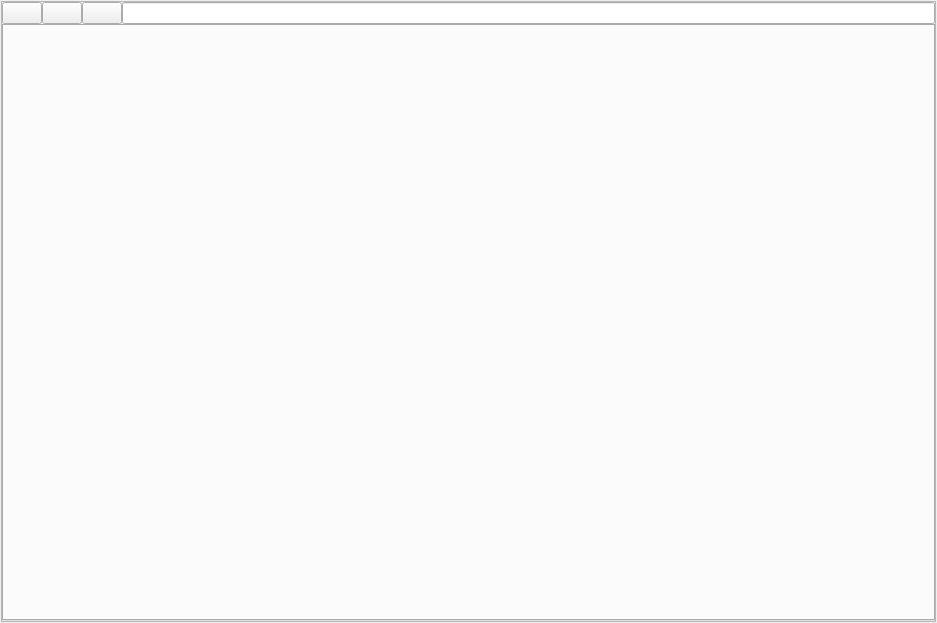
<?xml version="1.0" encoding="UTF-8"?>
<ui version="4.0">
 <class>MainWindow</class>
 <widget class="QMainWindow" name="MainWindow">
  <property name="geometry">
   <rect>
    <x>0</x>
    <y>0</y>
    <width>937</width>
    <height>623</height>
   </rect>
  </property>
  <property name="sizePolicy">
   <sizepolicy hsizetype="Expanding" vsizetype="Expanding">
    <horstretch>0</horstretch>
    <verstretch>0</verstretch>
   </sizepolicy>
  </property>
  <property name="windowTitle">
   <string>SimpleWebBrowser</string>
  </property>
  <widget class="QWidget" name="centralwidget">
   <property name="font">
    <font>
     <family>Ubuntu</family>
     <weight>50</weight>
     <italic>false</italic>
     <bold>false</bold>
    </font>
   </property>
   <property name="autoFillBackground">
    <bool>true</bool>
   </property>
   <layout class="QHBoxLayout" name="horizontalLayout_3">
    <property name="spacing">
     <number>0</number>
    </property>
    <property name="margin">
     <number>1</number>
    </property>
    <item>
     <widget class="QFrame" name="frame">
      <property name="frameShape">
       <enum>QFrame::StyledPanel</enum>
      </property>
      <property name="frameShadow">
       <enum>QFrame::Raised</enum>
      </property>
      <layout class="QGridLayout" name="gridLayout">
       <property name="margin">
        <number>0</number>
       </property>
       <property name="spacing">
        <number>0</number>
       </property>
       <item row="1" column="0">
        <layout class="QHBoxLayout" name="horizontalLayout_5">
         <property name="spacing">
          <number>0</number>
         </property>
         <item>
          <widget class="QPushButton" name="bt_back">
           <property name="text">
            <string/>
           </property>
           <property name="shortcut">
            <string>Alt+Left</string>
           </property>
          </widget>
         </item>
         <item>
          <widget class="QPushButton" name="bt_ahead">
           <property name="text">
            <string/>
           </property>
           <property name="shortcut">
            <string>Alt+Right</string>
           </property>
          </widget>
         </item>
         <item>
          <widget class="QPushButton" name="bt_reload">
           <property name="text">
            <string/>
           </property>
           <property name="shortcut">
            <string>F5</string>
           </property>
          </widget>
         </item>
         <item>
          <widget class="QLineEdit" name="tb_url">
           <property name="sizePolicy">
            <sizepolicy hsizetype="Expanding" vsizetype="Preferred">
             <horstretch>0</horstretch>
             <verstretch>0</verstretch>
            </sizepolicy>
           </property>
           <property name="sizeIncrement">
            <size>
             <width>0</width>
             <height>0</height>
            </size>
           </property>
          </widget>
         </item>
        </layout>
       </item>
       <item row="5" column="0">
        <widget class="QTabWidget" name="tab_pages">
         <property name="currentIndex">
          <number>-1</number>
         </property>
         <property name="tabsClosable">
          <bool>true</bool>
         </property>
         <property name="movable">
          <bool>true</bool>
         </property>
        </widget>
       </item>
      </layout>
     </widget>
    </item>
   </layout>
  </widget>
  <action name="actionReload">
   <property name="text">
    <string>reload</string>
   </property>
   <property name="shortcut">
    <string>F5</string>
   </property>
  </action>
 </widget>
 <resources/>
 <connections/>
</ui>
